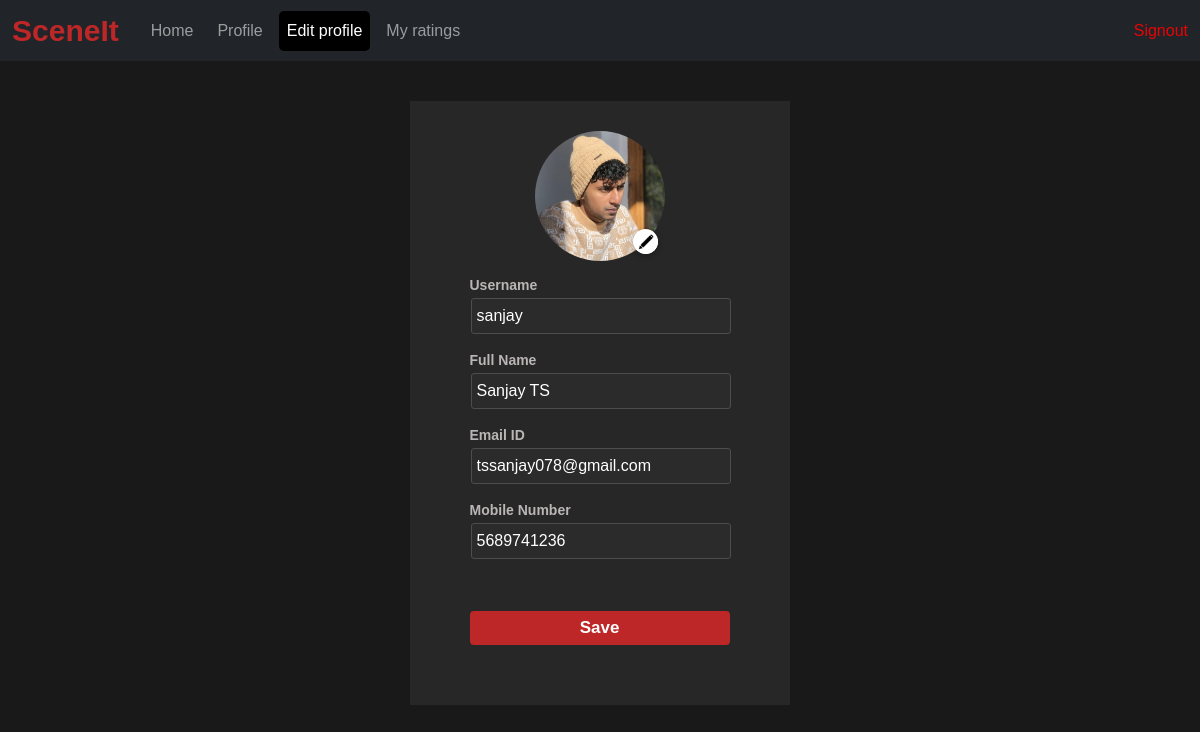
The app's page /edit_user_profile (signed in), older data.
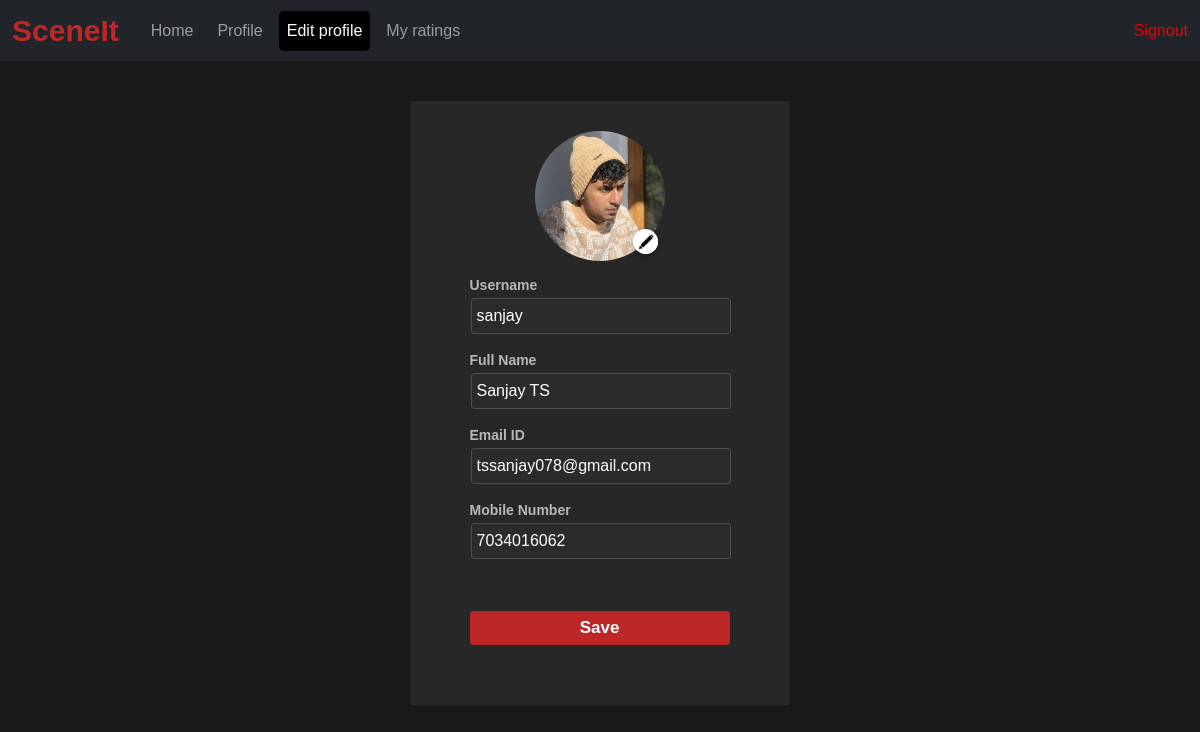
The same page, newer data.
### users/models.py (models this page shows)
class UserInfo(AbstractUser):
    fullname=models.CharField(max_length=100)
    mobile_number=models.CharField(max_length=10)
    dp=models.FileField(null=True,blank=True,default='default_images/default_dp2.jpeg')

### users/views.py (the view)
# urls.py: path('edit_user_profile',views.edit_user_profile,name='edit_user_profile'),
def edit_user_profile(request):
    data=request.user
    if request.method=='POST':
        if 'dp' in request.FILES:
            data.dp=request.FILES['dp']
        data.username=request.POST['username']
        data.fullname=request.POST['fullname']
        data.email=request.POST['email']
        data.mobile_number=request.POST['mobile_number']
        data.save()
        messages.success(request,"The changes are successfully updated.")
        return redirect(user_profile)
    else:
        return render(request,'edit_user_profile.html',{'data':data})

### users/templates/edit_user_profile.html (shortened to what this page needs)
{% extends 'user_profile.html' %}
{% block content %}
{% load static %}
<div class="container">
  <form method="post" action="" enctype="multipart/form-data" onsubmit="return validateform()">
    <div class="dp-upload-wrapper">
      <div style="position: relative; width: 130px; height: 130px;">
        <label for="dp" class="dp-label">
          <img id="dp-preview" src="{{data.dp.url}}" alt="Profile Picture">
        </label>
        <div class="camera-float">
          <img src="{% static 'images/white_pencil_rounded (1).png' %}" alt="Upload">
        </div>
      </div>
    </div>
    <div class="user-info">
      <label for="">Username</label><br>
      <input type="text" placeholder="Enter the Username" name="username" id="username"value="{{data.username}}"><br>
      <label for="">Full Name</label><br>
      <input type="text" placeholder="Enter the Full Name" name="fullname" id="fullname" value="{{data.fullname}}"><br>
      <label for="">Email ID</label><br>
      <input type="text" placeholder="Enter the Email ID" name="email" id="email" value="{{data.email}}"><br>
      <label for="">Mobile Number</label><br>
      <input type="tel" placeholder="Enter the Mobile Number" name="mobile_number" id="mobile_number" value="{{data.mobile_number}}"><br>
    </div>
    <button type="submit">Save</button>
  </form>
</div>
{% endblock %}

Row changes from the older to the newer data that the page shows:
changed UserInfo "Sanjay TS": mobile_number "5689741236" → "7034016062"
